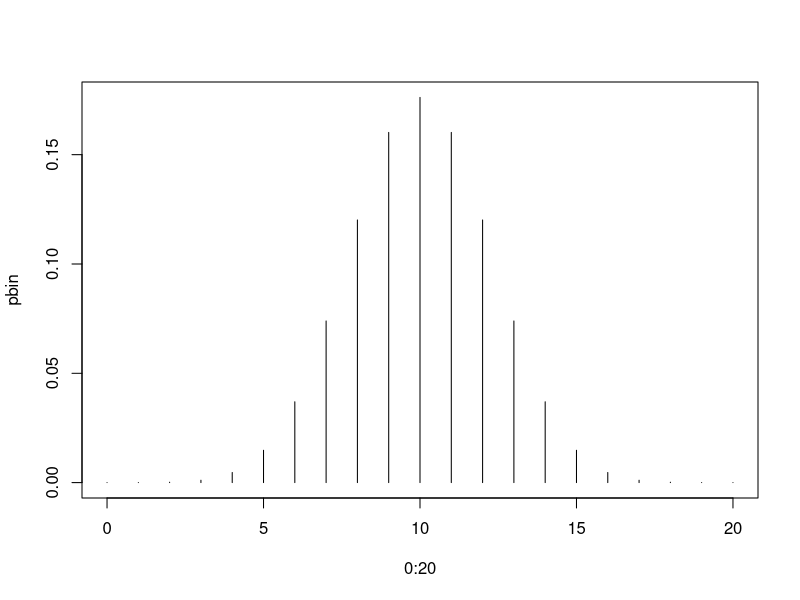
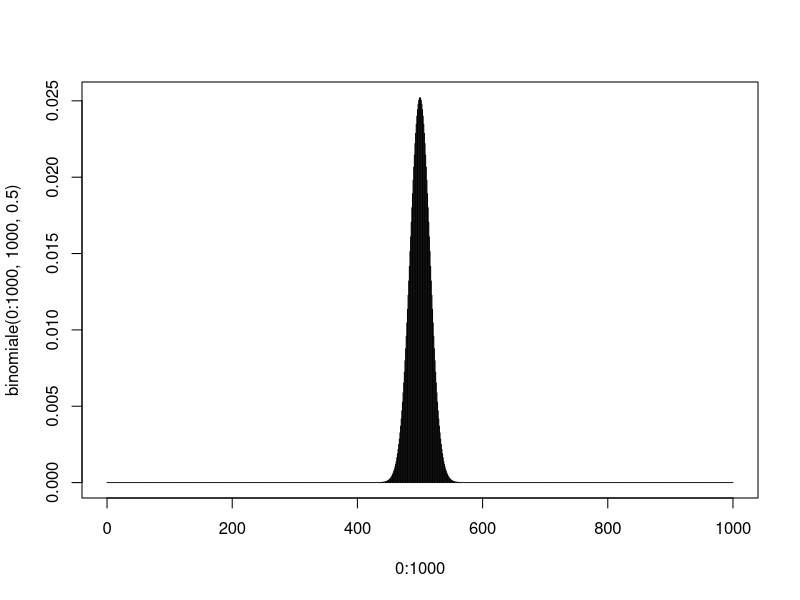
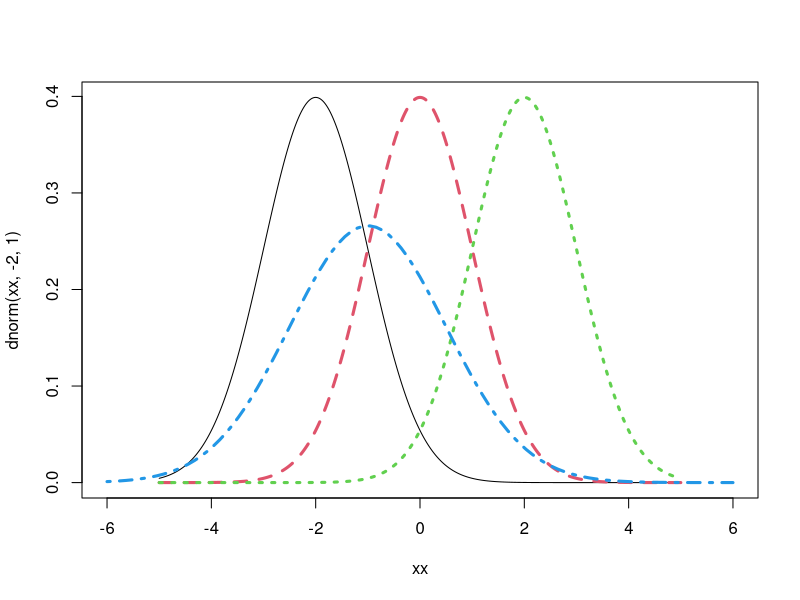
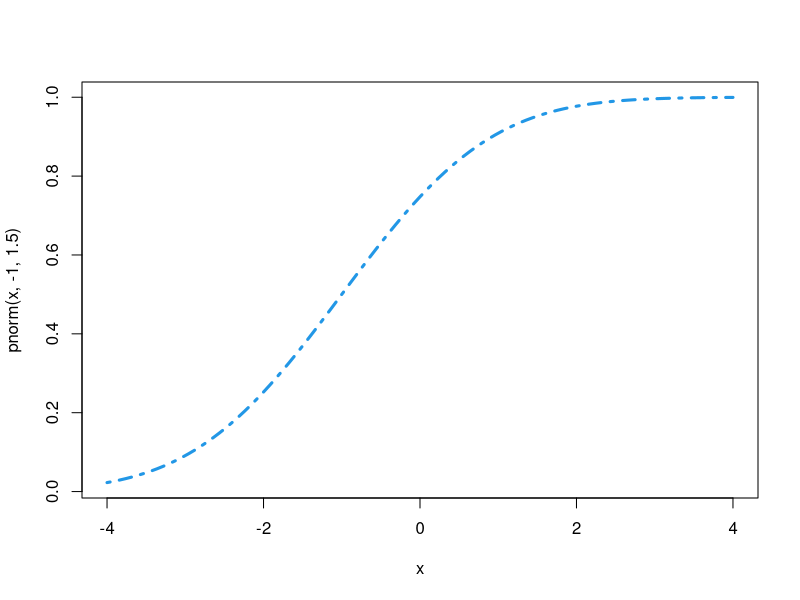
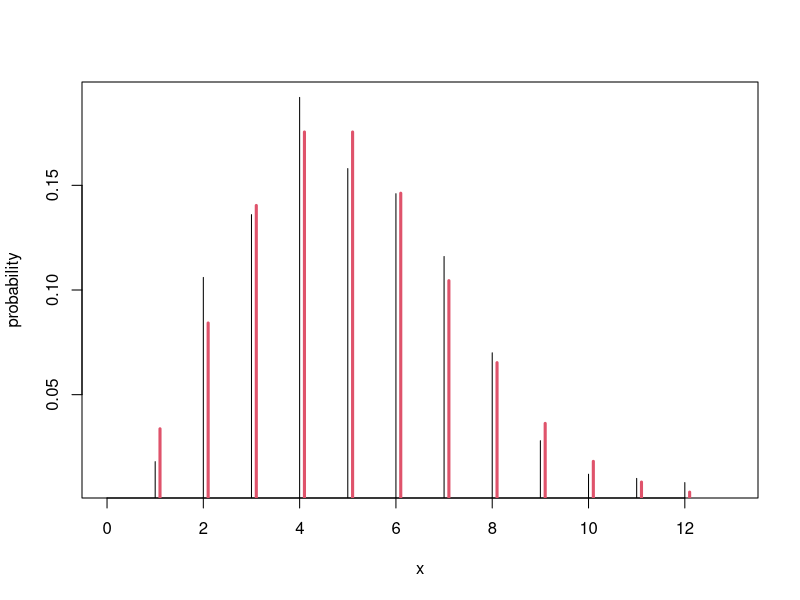

Reproduce these figures in R, in order.
# Distribuzioni di probabilità discrete ----

## Binomial distribution ----

# X ~ Binom(20,0.5); 20 è il numero di lanci 0.5 è la prob di successo
choose(20,5)*0.5^5*(1-0.5)^15 #P(X=5), 5 è quante teste

#definiamo una sequenza di interi da 0 a 20
x <- c(0:20)

#valutiamo ed assegnamo al vettore 'pbin' la P(X=x) per x:0,...,20
pbin <- choose(20,x)*.50^x*(1-.50)^(20-x)
pbin

# come valutiamo che si tratta di una distribuzione di probabilità?

plot(0:20, pbin, type = "h")

# definiamo la funzione binomiale
binomiale <- function(x, n, p){
  choose(n,x)*p^x*(1-p)^(n-x)
}

binomiale(5,20,0.5)
choose(20,5)*0.5^5*(1-0.5)^15 #P(X=5)

plot(0:1000, binomiale(0:1000, 1000, 0.5), type = "h")

# Calcola la probabilità di ottenere due volte 6 lanciando 15 volte un dado regolare a 6 facce
# X ~ Binom(...,...)

binomiale(6, 15, 1/6)


# Le funzioni definite in R solitamente contengono il nome della famiglia di 
# variabili aleatorie preceduto da 4 diversi prefissi che indicano il tipo di 
# funzione. 
# Quando il nome della famiglia è preceduto da:
# - "d" viene calcolata la probabilità (o la densità)
# - "p" la funzione di ripartizione
# - "q" la funzione quantile
# - "r" genera valori casuali

dbinom(5,20,0.5)

?Distributions  

# Generiamo valori casuali da un dato modello aleatorio:
# simuliamo una sequenza di 100 lanci di una moneta ('testa' o 'croce') 
# generando una realizzazione di Bernoulli con $p=0.5$ 

prova <- rbinom(100,1,.5)
prova  

### Esercizio ----

# Replicare quanto fatto per la distribuzione Binomiale per la distribuzione di Poisson:
# - scrivere una funzione che valuti la funzione di probabilità di una Poisson
# - rappresentare graficamente la funzione di probabilità
# Extra: - dimostrare che una distribuzione Binomiale con $n$ grande e $p$ (o $1-p$) 
# può essere ben approssimata da una Poisson con media $np$. 
# Si utilizzi ad esempio  $n=100$ e $p=0.02$ e si confrontino i risultati graficamente.

# Distribuzioni di probabilità continue ----

xx <- seq(-5,5,.01)
plot(xx,dnorm(xx,-2,1), type="l", xlim=c(-6,6))
points(xx,dnorm(xx,0,1), type="l", lty=2, col=2, lwd=3)
points(xx,dnorm(xx,2,1), type="l", lty=3, col=3, lwd=3)

#in alternativa
curve(dnorm(x,-1,1.5),col=4, lwd=3, lty=4, add=T)

# funzione di ripartizione
curve(pnorm(x,-1,1.5), col=4, lwd=3, lty=4, xlim = c(-4,4))

### Esercizio ----
# Calcolare le sequenti quantità per X ~ N(170,100):
# - Pr(X <= 185)

# - Pr(165 <= X <= 190)

# - 99-esimo percentile di X

# - scarto interquartile di X

## Generazione di numeri (pseudo) casuali ----

### Uniforme ----
# Generiamo numeri casuali da una distribuzione uniforme in 0,1 e verifichiamo 
# la proporzione dei valori che si trovano al di sotto del valore 0.4

# Ci aspettiamo che circa il ... % dei valori sia inferiore a 0.4
set.seed(14)
simu <- runif(500,0,1)
sum(simu<.4)/length(simu)

### Poisson ----
# Generiamo numeri casuali da una Poisson con media 5 e confrontiamo i risultati
# con la distribuzione teorica di una Poisson con stessa media

set.seed(3)
n <- 500
dati.pois <- rpois(n,5)
tab <- table(dati.pois) # distribuzione di frequenze
tab

tabo <- as.data.frame(tab)
# convertiamo i valori in 'numeric' 
punti <- as.numeric(levels(tabo$dati.pois))
freq <- as.numeric(tab/n)
# rappresentiamo graficamente le frequenze
plot(punti, freq, type="h", ylab="probability", xlab="x", 
     xlim=c(0,13))

#aggiungiamo la funzione di probabilità per una Poisson con media 5 solo per 
# i punti osservati
points(punti+.1,dpois(punti,5),type="h",col=2, lwd=3) 

### Normale ----

# Generiamo 800 valori casuali da una Gaussiana con media 10 e varianza 25
# Confrontiamo l'istogramma dei valori ottenuti con la funzione di densità 
# teorica della Normale.